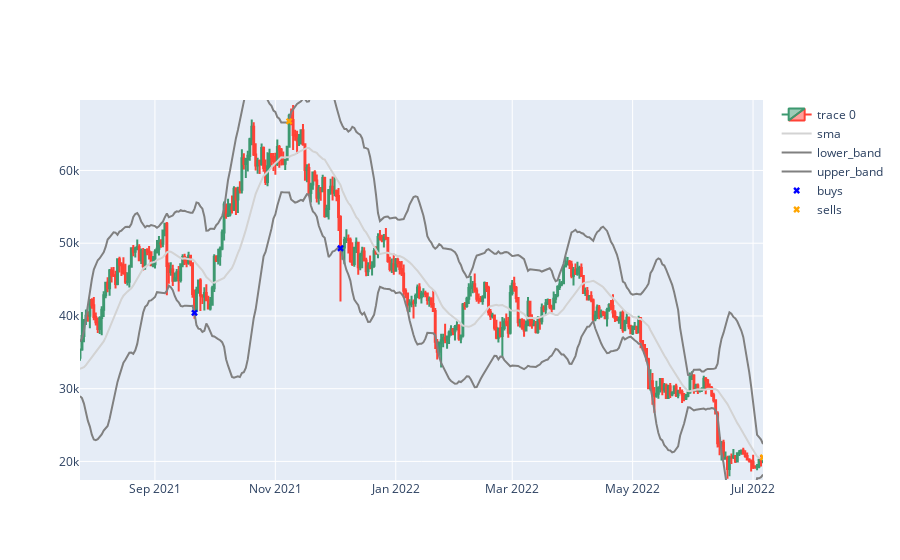
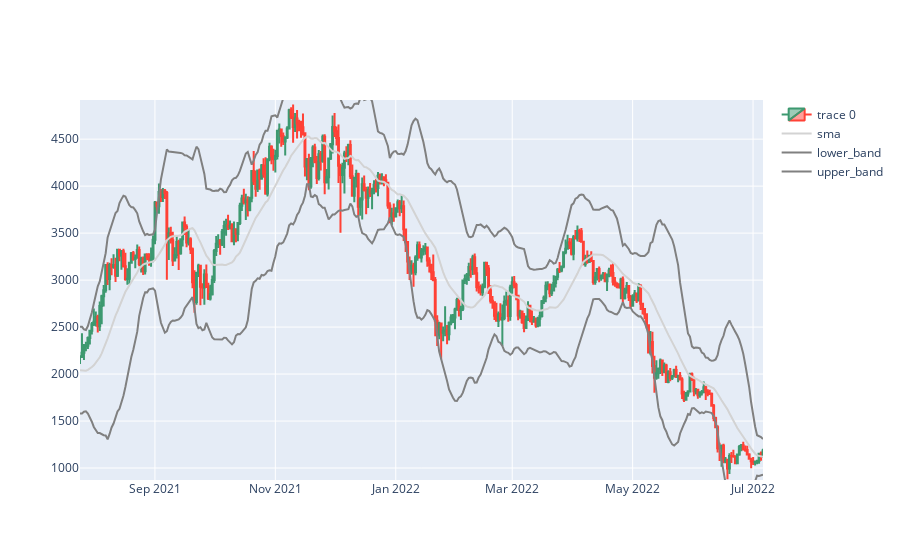
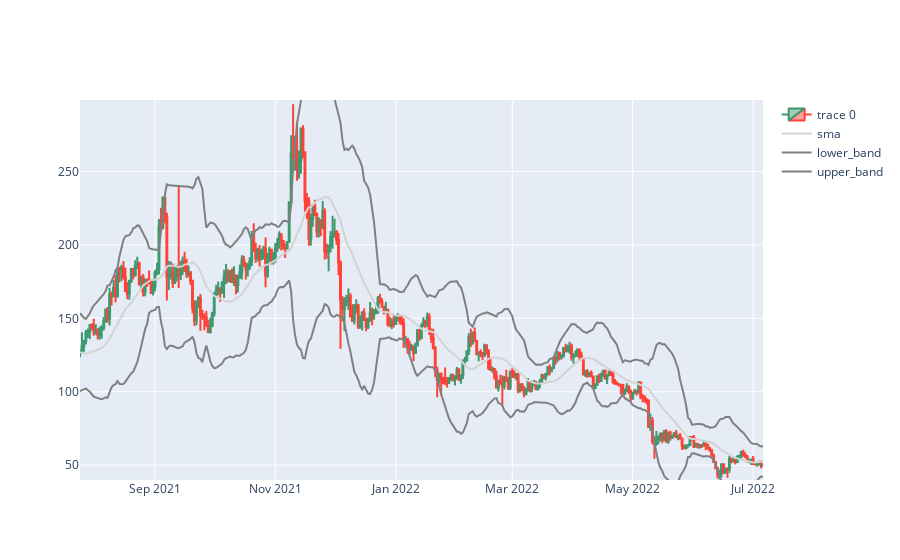
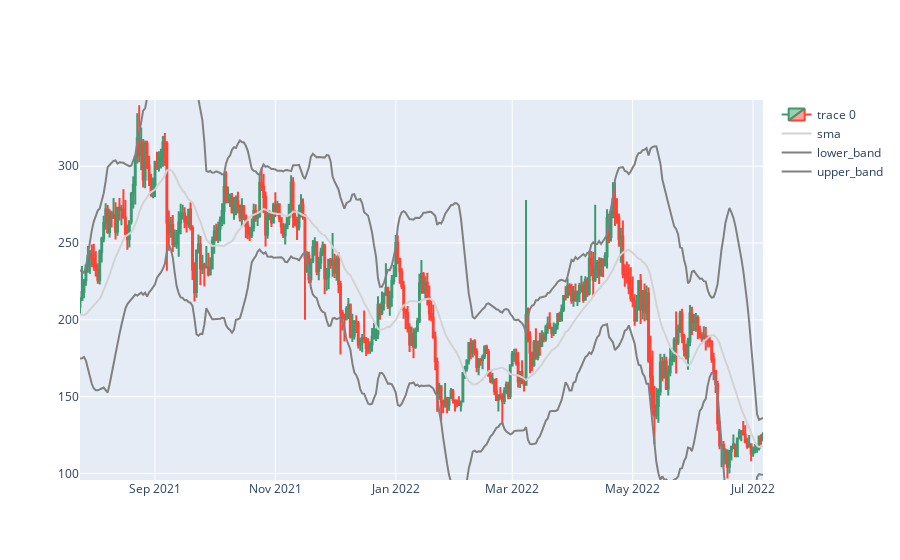

Source (notebook cell) for these figures, in order:
### Code cell
import pandas as pd
from plot_utils import plot_results

df = pd.read_csv('BTC_ETH_LTC_XMR_Jul0621_Jul0622_1d.csv')

def sma(data, window):
    return(data.rolling(window = window).mean())

def bollinger_band(data, sma, window, nstd):
    std = data.rolling(window = window).std()
    upper_band = sma + std * nstd
    lower_band = sma - std * nstd
    
    return upper_band, lower_band

symbols = ['BTC', 'ETH', 'LTC', 'XMR']

nstd = 3

for symbol in symbols:
    df[f'{symbol}_sma'] = sma(df[f'{symbol}-USD_Open'], 20)
    df[f'{symbol}_upper_band'], df[f'{symbol}_lower_band'] = bollinger_band(df[f'{symbol}-USD_Open'], df[f'{symbol}_sma'], 20, nstd)
    
df.dropna(inplace=True)

class TradingEnv:
    def __init__(self, balance_amount, balance_unit, trading_fee_multiplier, symbols):
        self.balance_amount = balance_amount
        self.balance_unit = balance_unit
        self.buys = []
        self.sells = []
        self.trading_fee_multiplier = trading_fee_multiplier
        self.symbols = symbols
        
        self.bottoms = {}
        self.reset_bottoms()
        
        self.tops = {}
        self.reset_tops()
        
    def buy(self, symbol, buy_price, time):
        self.balance_amount = (self.balance_amount / buy_price) * self.trading_fee_multiplier
        self.balance_unit = symbol
        self.buys.append([symbol, time, buy_price])
        
    def sell(self, sell_price, time):
        self.balance_amount = self.balance_amount * sell_price * self.trading_fee_multiplier
        self.sells.append( [self.balance_unit, time, sell_price] )
        self.balance_unit = 'USDT'
        
    def reset_bottoms(self):
        for symbol in self.symbols:
            self.bottoms[symbol] = 'none'
        
    def reset_tops(self):
        for symbol in self.symbols:
            self.tops[symbol] = 'none'

# VIP level 0, paying fees with BNB = 0.075%
env = TradingEnv(balance_amount=100,balance_unit='USDT', trading_fee_multiplier=0.99925, symbols=symbols)

for i in range(len(df)):
    if env.balance_unit == 'USDT':
        
        for symbol in symbols:
            if env.bottoms[symbol] == 'hit' and df[f'{symbol}-USD_Low'].iloc[i] > df[f'{symbol}_lower_band'].iloc[i]:
                env.bottoms[symbol] = 'released'
            if df[f'{symbol}-USD_Low'].iloc[i] < df[f'{symbol}_lower_band'].iloc[i]: #buy signal
                if env.bottoms[symbol] == 'released':
                    env.buy(symbol, df[f'{symbol}_lower_band'].iloc[i], df['OpenTime'].iloc[i])
                    env.reset_bottoms()
                    break
                else:
                    env.bottoms[symbol] = 'hit'
                
    if env.balance_unit != 'USDT':
        if env.tops[env.balance_unit] == 'hit' and (df[f'{env.balance_unit}-USD_High'].iloc[i] < df[f'{env.balance_unit}_upper_band'].iloc[i]):
            env.tops[env.balance_unit] = 'released'
            
        if df[f'{env.balance_unit}-USD_High'].iloc[i] > df[f'{env.balance_unit}_upper_band'].iloc[i]: #sell signal
            if env.tops[env.balance_unit] == 'released':
                env.sell(df[f'{env.balance_unit}_upper_band'].iloc[i], df['OpenTime'].iloc[i])
                env.reset_tops()
            else:
                env.tops[env.balance_unit] = 'hit'

if env.balance_unit != 'USDT':
    env.sell(df[f'{env.balance_unit}-USD_Close'].iloc[-1], df['OpenTime'].iloc[-1])

print(f'num buys: {len(env.buys)}')
print(f'num sells: {len(env.sells)}')
print(f'ending balance: {env.balance_amount} {env.balance_unit}')

for symbol in symbols:
    print(f'Results: {symbol}')
    plot_results(df, f'{symbol}', env.buys, env.sells)

### Figure 1 — Plotly figure (JSON) as saved in the notebook; plotly's stock layout.template omitted (floating-point values rounded to 4 significant figures; data arrays with more than 128 entries replaced by an {"elided": "..."} marker saying what was removed)
{"data": [{"close": {"elided": "347 float values"}, "high": {"elided": "347 float values"}, "low": {"elided": "347 float values"}, "open": {"elided": "347 float values"}, "type": "candlestick", "x": {"elided": "347 str values"}}, {"line": {"color": "lightgrey"}, "mode": "lines", "name": "sma", "type": "scatter", "x": {"elided": "347 str values"}, "y": {"elided": "347 float values"}}, {"line": {"color": "grey"}, "mode": "lines", "name": "lower_band", "type": "scatter", "x": {"elided": "347 str values"}, "y": {"elided": "347 float values"}}, {"line": {"color": "grey"}, "mode": "lines", "name": "upper_band", "type": "scatter", "x": {"elided": "347 str values"}, "y": {"elided": "347 float values"}}, {"marker": {"color": "blue", "symbol": "x"}, "mode": "markers", "name": "buys", "type": "scatter", "x": ["2021-09-21 01:00:00", "2021-12-04 00:00:00"], "y": [40430.0, 49310.0]}, {"marker": {"color": "orange", "symbol": "x"}, "mode": "markers", "name": "sells", "type": "scatter", "x": ["2021-11-08 00:00:00", "2022-07-06 01:00:00"], "y": [66760.0, 20560.0]}], "layout": {"xaxis": {"range": ["2021-07-25 01:00:00", "2022-07-06 01:00:00"], "rangeslider": {"visible": false}}, "yaxis": {"range": [17450.0, 69690]}}}

### Figure 2 — Plotly figure (JSON) as saved in the notebook; plotly's stock layout.template omitted (floating-point values rounded to 4 significant figures; data arrays with more than 128 entries replaced by an {"elided": "..."} marker saying what was removed)
{"data": [{"close": {"elided": "347 float values"}, "high": {"elided": "347 float values"}, "low": {"elided": "347 float values"}, "open": {"elided": "347 float values"}, "type": "candlestick", "x": {"elided": "347 str values"}}, {"line": {"color": "lightgrey"}, "mode": "lines", "name": "sma", "type": "scatter", "x": {"elided": "347 str values"}, "y": {"elided": "347 float values"}}, {"line": {"color": "grey"}, "mode": "lines", "name": "lower_band", "type": "scatter", "x": {"elided": "347 str values"}, "y": {"elided": "347 float values"}}, {"line": {"color": "grey"}, "mode": "lines", "name": "upper_band", "type": "scatter", "x": {"elided": "347 str values"}, "y": {"elided": "347 float values"}}, {"marker": {"color": "blue", "symbol": "x"}, "mode": "markers", "name": "buys", "type": "scatter", "x": [], "y": []}, {"marker": {"color": "orange", "symbol": "x"}, "mode": "markers", "name": "sells", "type": "scatter", "x": [], "y": []}], "layout": {"xaxis": {"range": ["2021-07-25 01:00:00", "2022-07-06 01:00:00"], "rangeslider": {"visible": false}}, "yaxis": {"range": [872.7, 4917.0]}}}

### Figure 3 — Plotly figure (JSON) as saved in the notebook; plotly's stock layout.template omitted (floating-point values rounded to 4 significant figures; data arrays with more than 128 entries replaced by an {"elided": "..."} marker saying what was removed)
{"data": [{"close": {"elided": "347 float values"}, "high": {"elided": "347 float values"}, "low": {"elided": "347 float values"}, "open": {"elided": "347 float values"}, "type": "candlestick", "x": {"elided": "347 str values"}}, {"line": {"color": "lightgrey"}, "mode": "lines", "name": "sma", "type": "scatter", "x": {"elided": "347 str values"}, "y": {"elided": "347 float values"}}, {"line": {"color": "grey"}, "mode": "lines", "name": "lower_band", "type": "scatter", "x": {"elided": "347 str values"}, "y": {"elided": "347 float values"}}, {"line": {"color": "grey"}, "mode": "lines", "name": "upper_band", "type": "scatter", "x": {"elided": "347 str values"}, "y": {"elided": "347 float values"}}, {"marker": {"color": "blue", "symbol": "x"}, "mode": "markers", "name": "buys", "type": "scatter", "x": [], "y": []}, {"marker": {"color": "orange", "symbol": "x"}, "mode": "markers", "name": "sells", "type": "scatter", "x": [], "y": []}], "layout": {"xaxis": {"range": ["2021-07-25 01:00:00", "2022-07-06 01:00:00"], "rangeslider": {"visible": false}}, "yaxis": {"range": [39.9, 298.7]}}}

### Figure 4 — Plotly figure (JSON) as saved in the notebook; plotly's stock layout.template omitted (floating-point values rounded to 4 significant figures; data arrays with more than 128 entries replaced by an {"elided": "..."} marker saying what was removed)
{"data": [{"close": {"elided": "347 float values"}, "high": {"elided": "347 float values"}, "low": {"elided": "347 float values"}, "open": {"elided": "347 float values"}, "type": "candlestick", "x": {"elided": "347 str values"}}, {"line": {"color": "lightgrey"}, "mode": "lines", "name": "sma", "type": "scatter", "x": {"elided": "347 str values"}, "y": {"elided": "347 float values"}}, {"line": {"color": "grey"}, "mode": "lines", "name": "lower_band", "type": "scatter", "x": {"elided": "347 str values"}, "y": {"elided": "347 float values"}}, {"line": {"color": "grey"}, "mode": "lines", "name": "upper_band", "type": "scatter", "x": {"elided": "347 str values"}, "y": {"elided": "347 float values"}}, {"marker": {"color": "blue", "symbol": "x"}, "mode": "markers", "name": "buys", "type": "scatter", "x": [], "y": []}, {"marker": {"color": "orange", "symbol": "x"}, "mode": "markers", "name": "sells", "type": "scatter", "x": [], "y": []}], "layout": {"xaxis": {"range": ["2021-07-25 01:00:00", "2022-07-06 01:00:00"], "rangeslider": {"visible": false}}, "yaxis": {"range": [95.73, 343.1]}}}
